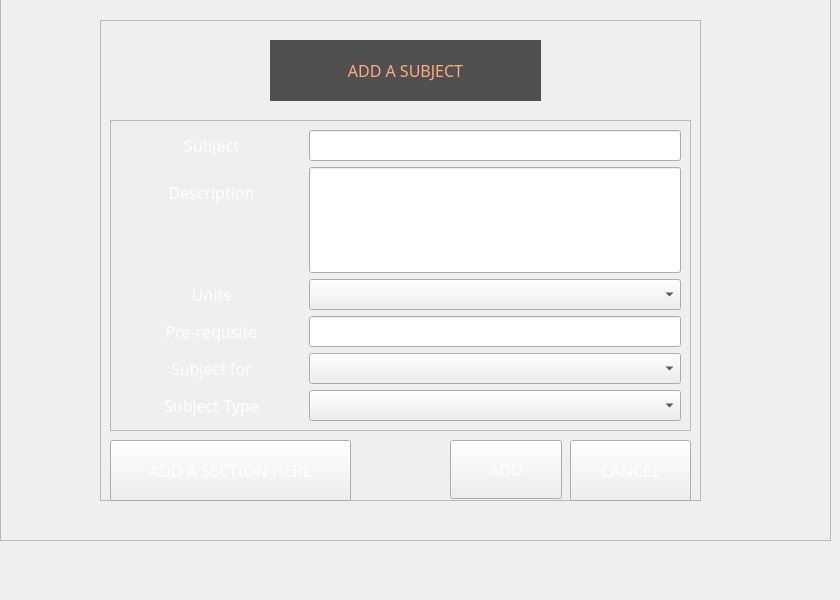
   <widget class="QWidget" name="addsubject">
    <widget class="QFrame" name="frame_3">
     <property name="geometry">
      <rect>
       <x>100</x>
       <y>20</y>
       <width>601</width>
       <height>481</height>
      </rect>
     </property>
     <property name="frameShape">
      <enum>QFrame::StyledPanel</enum>
     </property>
     <property name="frameShadow">
      <enum>QFrame::Raised</enum>
     </property>
     <widget class="QLabel" name="label_53">
      <property name="enabled">
       <bool>true</bool>
      </property>
      <property name="geometry">
       <rect>
        <x>170</x>
        <y>20</y>
        <width>271</width>
        <height>61</height>
       </rect>
      </property>
      <property name="font">
       <font>
        <family>Microsoft JhengHei UI Light</family>
        <pointsize>12</pointsize>
       </font>
      </property>
      <property name="acceptDrops">
       <bool>false</bool>
      </property>
      <property name="autoFillBackground">
       <bool>false</bool>
      </property>
      <property name="styleSheet">
       <string notr="true">color: rgb(255, 170, 127);
background-color: rgb(125, 125, 125);
background-color: rgb(80, 80, 80);</string>
      </property>
      <property name="text">
       <string>ADD A SUBJECT</string>
      </property>
      <property name="textFormat">
       <enum>Qt::AutoText</enum>
      </property>
      <property name="scaledContents">
       <bool>true</bool>
      </property>
      <property name="alignment">
       <set>Qt::AlignCenter</set>
      </property>
      <property name="wordWrap">
       <bool>true</bool>
      </property>
      <property name="margin">
       <number>5</number>
      </property>
      <property name="openExternalLinks">
       <bool>false</bool>
      </property>
     </widget>
     <widget class="QPushButton" name="add_3">
      <property name="geometry">
       <rect>
        <x>350</x>
        <y>420</y>
        <width>112</width>
        <height>59</height>
       </rect>
      </property>
      <property name="sizePolicy">
       <sizepolicy hsizetype="Minimum" vsizetype="Expanding">
        <horstretch>0</horstretch>
        <verstretch>0</verstretch>
       </sizepolicy>
      </property>
      <property name="font">
       <font>
        <family>Microsoft JhengHei UI Light</family>
        <pointsize>12</pointsize>
       </font>
      </property>
      <property name="styleSheet">
       <string notr="true">border-image: url(:/icons/the-button-859346_640.png);
color: rgb(255, 255, 255);</string>
      </property>
      <property name="text">
       <string>ADD</string>
      </property>
     </widget>
     <widget class="QPushButton" name="addsection">
      <property name="geometry">
       <rect>
        <x>10</x>
        <y>420</y>
        <width>241</width>
        <height>61</height>
       </rect>
      </property>
      <property name="font">
       <font>
        <family>Microsoft JhengHei UI Light</family>
        <pointsize>12</pointsize>
        <weight>50</weight>
        <bold>false</bold>
       </font>
      </property>
      <property name="styleSheet">
       <string notr="true">border-image: url(:/icons/the-button-859346_640.png);
color: rgb(255, 255, 255);</string>
      </property>
      <property name="text">
       <string>ADD A SECTION HERE</string>
      </property>
     </widget>
     <widget class="QFrame" name="frame_10">
      <property name="geometry">
       <rect>
        <x>10</x>
        <y>100</y>
        <width>581</width>
        <height>311</height>
       </rect>
      </property>
      <property name="styleSheet">
       <string notr="true"/>
      </property>
      <property name="frameShape">
       <enum>QFrame::StyledPanel</enum>
      </property>
      <property name="frameShadow">
       <enum>QFrame::Raised</enum>
      </property>
      <layout class="QGridLayout" name="gridLayout_16">
       <item row="6" column="0">
        <widget class="QLabel" name="label_69">
         <property name="font">
          <font>
           <family>Microsoft JhengHei UI Light</family>
           <pointsize>12</pointsize>
          </font>
         </property>
         <property name="styleSheet">
          <string notr="true">color: rgb(255, 255, 255);</string>
         </property>
         <property name="text">
          <string>Units</string>
         </property>
         <property name="alignment">
          <set>Qt::AlignCenter</set>
         </property>
        </widget>
       </item>
       <item row="9" column="0">
        <widget class="QLabel" name="label_71">
         <property name="font">
          <font>
           <family>Microsoft JhengHei UI Light</family>
           <pointsize>12</pointsize>
          </font>
         </property>
         <property name="styleSheet">
          <string notr="true">color: rgb(255, 255, 255);</string>
         </property>
         <property name="text">
          <string>Subject for</string>
         </property>
         <property name="alignment">
          <set>Qt::AlignCenter</set>
         </property>
        </widget>
       </item>
       <item row="10" column="0">
        <widget class="QLabel" name="label_72">
         <property name="font">
          <font>
           <family>Microsoft JhengHei UI Light</family>
           <pointsize>12</pointsize>
          </font>
         </property>
         <property name="styleSheet">
          <string notr="true">color: rgb(255, 255, 255);</string>
         </property>
         <property name="text">
          <string>Subject Type</string>
         </property>
         <property name="alignment">
          <set>Qt::AlignCenter</set>
         </property>
        </widget>
       </item>
       <item row="1" column="1" colspan="2">
        <widget class="QLineEdit" name="subject_4">
         <property name="font">
          <font>
           <family>Microsoft JhengHei UI Light</family>
           <pointsize>12</pointsize>
          </font>
         </property>
         <property name="styleSheet">
          <string notr="true">border-image: url(:/icons/gray transparent.png);</string>
         </property>
        </widget>
       </item>
       <item row="8" column="0">
        <widget class="QLabel" name="label_73">
         <property name="font">
          <font>
           <family>Microsoft JhengHei UI Light</family>
           <pointsize>12</pointsize>
          </font>
         </property>
         <property name="styleSheet">
          <string notr="true">color: rgb(255, 255, 255);</string>
         </property>
         <property name="text">
          <string>Pre-requsite</string>
         </property>
         <property name="alignment">
          <set>Qt::AlignCenter</set>
         </property>
        </widget>
       </item>
       <item row="2" column="0">
        <widget class="QLabel" name="label_74">
         <property name="font">
          <font>
           <family>Microsoft JhengHei UI Light</family>
           <pointsize>12</pointsize>
          </font>
         </property>
         <property name="styleSheet">
          <string notr="true">color: rgb(255, 255, 255);</string>
         </property>
         <property name="text">
          <string>Description</string>
         </property>
         <property name="alignment">
          <set>Qt::AlignCenter</set>
         </property>
        </widget>
       </item>
       <item row="9" column="1" colspan="2">
        <widget class="QComboBox" name="subjectfor_2">
         <property name="font">
          <font>
           <family>Microsoft JhengHei UI Light</family>
           <pointsize>12</pointsize>
          </font>
         </property>
         <property name="styleSheet">
          <string notr="true">border-image: url(:/icons/gray transparent.png);</string>
         </property>
         <item>
          <property name="text">
           <string/>
          </property>
         </item>
        </widget>
       </item>
       <item row="2" column="1" rowspan="2" colspan="2">
        <widget class="QLineEdit" name="description_2">
         <property name="sizePolicy">
          <sizepolicy hsizetype="Expanding" vsizetype="Expanding">
           <horstretch>0</horstretch>
           <verstretch>0</verstretch>
          </sizepolicy>
         </property>
         <property name="font">
          <font>
           <family>Microsoft JhengHei UI Light</family>
           <pointsize>12</pointsize>
          </font>
         </property>
         <property name="styleSheet">
          <string notr="true">border-image: url(:/icons/gray transparent.png);</string>
         </property>
        </widget>
       </item>
       <item row="10" column="1" colspan="2">
        <widget class="QComboBox" name="subjecttype_2">
         <property name="font">
          <font>
           <family>Microsoft JhengHei UI Light</family>
           <pointsize>12</pointsize>
          </font>
         </property>
         <property name="styleSheet">
          <string notr="true">border-image: url(:/icons/gray transparent.png);</string>
         </property>
         <item>
          <property name="text">
           <string/>
          </property>
         </item>
         <item>
          <property name="text">
           <string>LECTURE</string>
          </property>
         </item>
         <item>
          <property name="text">
           <string>LABORATORY</string>
          </property>
         </item>
         <item>
          <property name="text">
           <string>LECLAB</string>
          </property>
         </item>
        </widget>
       </item>
       <item row="8" column="1" colspan="2">
        <widget class="QLineEdit" name="prerequisite_2">
         <property name="font">
          <font>
           <family>Microsoft JhengHei UI Light</family>
           <pointsize>12</pointsize>
          </font>
         </property>
         <property name="styleSheet">
          <string notr="true">border-image: url(:/icons/gray transparent.png);</string>
         </property>
        </widget>
       </item>
       <item row="1" column="0">
        <widget class="QLabel" name="label_75">
         <property name="font">
          <font>
           <family>Microsoft JhengHei UI Light</family>
           <pointsize>12</pointsize>
          </font>
         </property>
         <property name="styleSheet">
          <string notr="true">color: rgb(255, 255, 255);</string>
         </property>
         <property name="text">
          <string>Subject</string>
         </property>
         <property name="alignment">
          <set>Qt::AlignCenter</set>
         </property>
        </widget>
       </item>
       <item row="6" column="1" colspan="2">
        <widget class="QComboBox" name="units_2">
         <property name="font">
          <font>
           <family>Microsoft JhengHei UI Light</family>
           <pointsize>12</pointsize>
          </font>
         </property>
         <property name="styleSheet">
          <string notr="true">border-image: url(:/icons/gray transparent.png);</string>
         </property>
         <item>
          <property name="text">
           <string/>
          </property>
         </item>
         <item>
          <property name="text">
           <string>1.0</string>
          </property>
         </item>
         <item>
          <property name="text">
           <string>2.0</string>
          </property>
         </item>
         <item>
          <property name="text">
           <string>3.0</string>
          </property>
         </item>
         <item>
          <property name="text">
           <string>4.0</string>
          </property>
         </item>
         <item>
          <property name="text">
           <string>5.0</string>
          </property>
         </item>
         <item>
          <property name="text">
           <string>6.0</string>
          </property>
         </item>
        </widget>
       </item>
      </layout>
     </widget>
     <widget class="QPushButton" name="cancel_3">
      <property name="geometry">
       <rect>
        <x>470</x>
        <y>420</y>
        <width>121</width>
        <height>61</height>
       </rect>
      </property>
      <property name="sizePolicy">
       <sizepolicy hsizetype="Minimum" vsizetype="Expanding">
        <horstretch>0</horstretch>
        <verstretch>0</verstretch>
       </sizepolicy>
      </property>
      <property name="font">
       <font>
        <family>Microsoft JhengHei UI Light</family>
        <pointsize>12</pointsize>
       </font>
      </property>
      <property name="styleSheet">
       <string notr="true">border-image: url(:/icons/the-button-859346_640.png);
color: rgb(255, 255, 255);</string>
      </property>
      <property name="text">
       <string>CANCEL</string>
      </property>
     </widget>
     <zorder>label_53</zorder>
     <zorder>add_3</zorder>
     <zorder>addsection</zorder>
     <zorder>frame_10</zorder>
     <zorder>cancel_3</zorder>
     <zorder>frame_35</zorder>
    </widget>
    <widget class="QFrame" name="frame_35">
     <property name="geometry">
      <rect>
       <x>0</x>
       <y>-50</y>
       <width>831</width>
       <height>591</height>
      </rect>
     </property>
     <property name="styleSheet">
      <string notr="true">border-image: url(:/icons/84239945.jpg);</string>
     </property>
     <property name="frameShape">
      <enum>QFrame::StyledPanel</enum>
     </property>
     <property name="frameShadow">
      <enum>QFrame::Raised</enum>
     </property>
    </widget>
    <zorder>frame_35</zorder>
    <zorder>frame_3</zorder>
   </widget>
